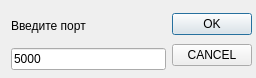
<?xml version="1.0" encoding="UTF-8"?>
<ui version="4.0">
 <class>choisePort</class>
 <widget class="QDialog" name="choisePort">
  <property name="geometry">
   <rect>
    <x>0</x>
    <y>0</y>
    <width>256</width>
    <height>78</height>
   </rect>
  </property>
  <property name="windowTitle">
   <string>Dialog</string>
  </property>
  <property name="modal">
   <bool>true</bool>
  </property>
  <widget class="QWidget" name="">
   <property name="geometry">
    <rect>
     <x>11</x>
     <y>10</y>
     <width>241</width>
     <height>60</height>
    </rect>
   </property>
   <layout class="QHBoxLayout" name="horizontalLayout">
    <item>
     <layout class="QVBoxLayout" name="verticalLayout">
      <item>
       <widget class="QLabel" name="label">
        <property name="text">
         <string>Введите порт</string>
        </property>
       </widget>
      </item>
      <item>
       <widget class="QLineEdit" name="lineEditPort">
        <property name="text">
         <string>5000</string>
        </property>
        <property name="maxLength">
         <number>4</number>
        </property>
       </widget>
      </item>
     </layout>
    </item>
    <item>
     <layout class="QVBoxLayout" name="verticalLayout_2">
      <item>
       <widget class="QPushButton" name="pushButtonOk">
        <property name="text">
         <string>OK</string>
        </property>
       </widget>
      </item>
      <item>
       <widget class="QPushButton" name="pushButtonCancel">
        <property name="text">
         <string>CANCEL</string>
        </property>
       </widget>
      </item>
     </layout>
    </item>
   </layout>
  </widget>
 </widget>
 <resources/>
 <connections/>
</ui>
